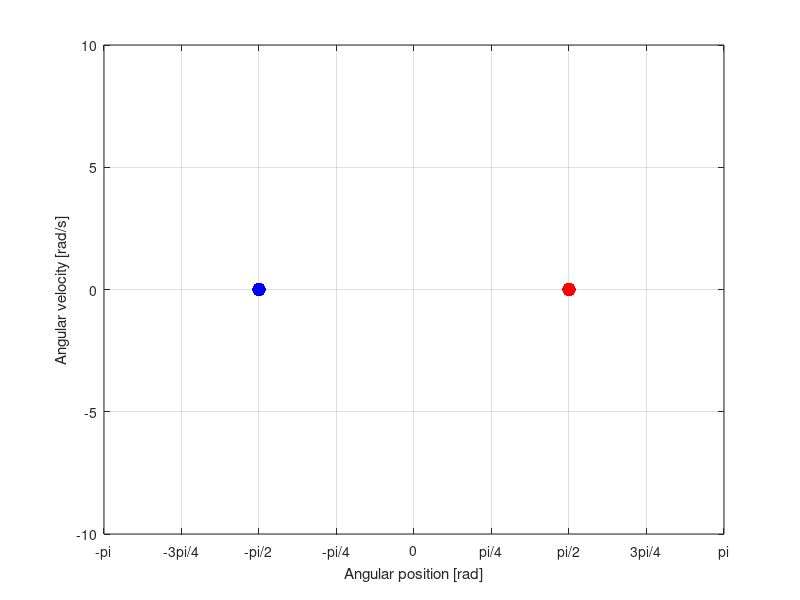

Here is the MATLAB script that generated this plot: (Note: this script raises an error after producing the figure.)
function control = LQR_RRT_pend
% Computes the sequence of control actions needed for the swing up of
% a simple pendulum using a Rapidly Exploring Random Tree.
% The tree will grow from the initial state and span the phase space area,
% looking for the goal point/state (indicated by the red marker).
% If the goal state was located, a red line traces back the sequence of states used
% to reach the goal state.
	
	x0 = [-pi/2; 0];	% initial state; angle position measured from x-axis
	xG = [pi/2; 0];		% goal state

	xlimits = [-pi,pi; -10,10];	% state limits
	
	U = linspace(-5,5,20);		% range of control torques that can be used
		
	N = 1000;	% maximum number of iterations

	% pre-allocating memory
	V = repmat(x0,1,N);		% stores a graph of states in RRT
	P = ones(1,N);			% stores index of parent states
	Ui = ones(1,N);			% stores index of control actions in U
	u_path = ones(1,1000);  % stores sequence of control actions (solution to problem)
	xbi = 1;                % index used for traceback
	x_rand_c = repmat([1;1],1,length(U));   % stores temporary achievable states from a particular vertex
	
	cost = [0];

	% setup plot
	figure(1);
	hold off;
	plot(x0(1),x0(2),'b.','MarkerSize',30);	% initial state in blue
	hold on;
	plot(xG(1),xG(2),'r.','MarkerSize',30);	% goal state in red
	grid on;

	axis([xlimits(1,:),xlimits(2,:)]);
	xlabel('Angular position [rad]');
	ylabel('Angular velocity [rad/s]');
	
	set(gca,'XTick',-pi:pi/4:pi,'XTickLabel',{'-pi','-3pi/4','-pi/2','-pi/4','0','pi/4','pi/2','3pi/4','pi'});
	
	
	% keep growing RRT util goal found or run out of iterations
	for n = 2:N
	
		% get random state
    	x_rand = rand(2,1).*(xlimits(:,2)-xlimits(:,1)) + xlimits(:,1);
		
		%% select RRT vertex closest to the state point, based on LQR distance metric
		i = LQR_nearest(V,x_rand,n);
		x_nearest = V(:,i);
		
%		[t, delta, new_cost] = LQR_steer(x_nearest, x_rand);
		[t, delta, new_cost] = LQR_steer_connect(x_nearest, x_rand);
        x_new = delta(end-1,:)';
        
        X_near_indices = LQR_near(V,x_new,n);
        
        [x_min_index, delta_min] = choose_parent(V,X_near_indices,x_new,cost);
        x_new = delta(end-1,:)';
        		
		% if angular position is greater than pi rads, wrap around
		temp = x_new(1);
		if( (x_new(1) > pi) || (x_new(1) < -pi) )
        		x_new(1) = mod(x_new(1)+pi,2*pi)-pi;
        end
		
		% plot new RRT branch
		if(abs(x_new(1)-temp) < pi)
            plot(delta(1:end-1,1),delta(1:end-1,2));
		%{
			line([V(1,i),x_new(1)],[V(2,i),x_new(2)],'Color','b');
		%}
		end

		
		% link reachable state point to the nearest vertex in the tree
		V(:,n) = x_new;
		P(n) = x_min_index;
		cost = [cost; cost(x_min_index)+new_cost];
%		Ui(n) = ui;
        
       P = rewire(V, P, X_near_indices, x_new, cost, n);
        
		% for higher values of n, only update plot every 100 iteration (speeds up animation)
		%{
		if(mod(n,1)==1)
			drawnow;
		end
		%}
		
		drawnow;
%		pause;

		% if the goal was reached, stop growing tree
		if((x_new(1) <= xG(1)+0.1) && (x_new(1) >= xG(1)-0.1))
		    if((x_new(2) <= xG(2)+0.5) && (x_new(2) >= xG(2)-0.5))			
			    break;
			end
		end
		
	end
	
	if(n == N)
		title('Simulation complete (goal not found; ran out of iterations)');
	else		% retrace steps from goal state to initial state
	    title('Simulation complete (goal found)');
	    n
        xbi = n;
        index = 1;

        % retrace control actions and solution trajectory
		% path displayed using red line
        while(xbi ~= 1)
	        xx = [V(1,xbi),V(1,P(xbi))];
	        if abs(xx(2)-xx(1))<pi
		        line([V(1,xbi),V(1,P(xbi))],[V(2,xbi),V(2,P(xbi))],'Color','r','LineWidth',2);
	        end
	
%            u_path(index) = U( Ui(xbi) );
%            index = index+1;
	        xbi = P(xbi);
        end
        
%{        
        index2 = 1;
       	u_path_final = ones(1,index-1);
        while(index > 1)
            u_path_final(index2) = u_path(index-1);
            index = index-1;
            index2 = index2+1;
        end
        
        control = [[0:dt:dt*length(u_path_final)-dt]',u_path_final'];
%}
        drawnow;

	end
	
end

